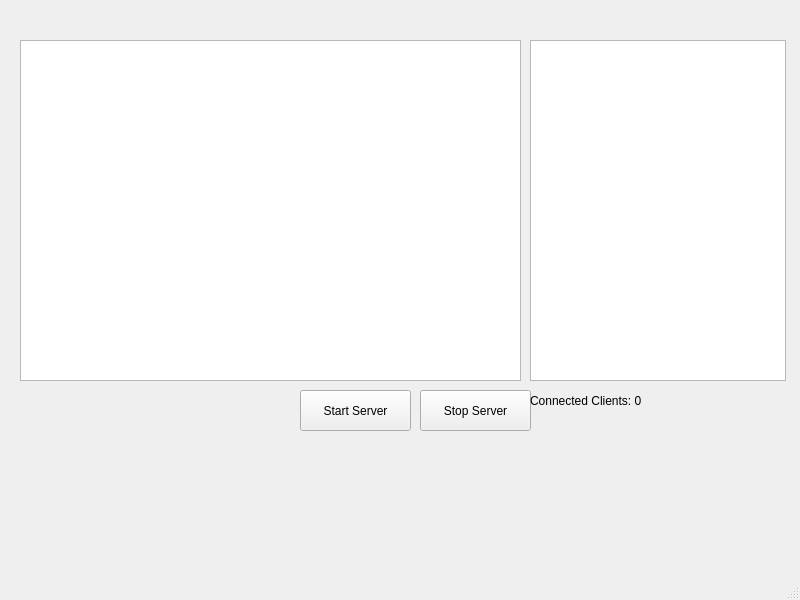
<?xml version="1.0" encoding="UTF-8"?>
<ui version="4.0">
	<class>MainWindow</class>
	<widget class="QMainWindow" name="MainWindow">
		<property name="geometry">
			<rect>
				<x>0</x>
				<y>0</y>
				<width>800</width>
				<height>600</height>
			</rect>
		</property>
		<property name="windowTitle">
			<string>VisionBoard Server</string>
		</property>
		<widget class="QWidget" name="centralwidget">
			<widget class="QPushButton" name="startServer">
				<property name="geometry">
					<rect>
						<x>300</x>
						<y>390</y>
						<width>111</width>
						<height>41</height>
					</rect>
				</property>
				<property name="text">
					<string>Start Server</string>
				</property>
			</widget>
			<widget class="QPushButton" name="stopServer">
				<property name="geometry">
					<rect>
						<x>420</x>
						<y>390</y>
						<width>111</width>
						<height>41</height>
					</rect>
				</property>
				<property name="text">
					<string>Stop Server</string>
				</property>
			</widget>
			<widget class="QListWidget" name="displaysClientsList">
				<property name="geometry">
					<rect>
						<x>530</x>
						<y>40</y>
						<width>256</width>
						<height>341</height>
					</rect>
				</property>
			</widget>
			<widget class="QTextEdit" name="clientLogs">
				<property name="geometry">
					<rect>
						<x>20</x>
						<y>40</y>
						<width>501</width>
						<height>341</height>
					</rect>
				</property>
			</widget>
			<widget class="QLabel" name="clientCountLabel">
				<property name="geometry">
					<rect>
						<x>530</x>
						<y>390</y>
						<width>256</width>
						<height>21</height>
					</rect>
				</property>
				<property name="text">
					<string>Connected Clients: 0</string>
				</property>
			</widget>
		</widget>
		<widget class="QMenuBar" name="menubar">
			<property name="geometry">
				<rect>
					<x>0</x>
					<y>0</y>
					<width>800</width>
					<height>22</height>
				</rect>
			</property>
		</widget>
		<widget class="QStatusBar" name="statusbar"/>
	</widget>
	<resources/>
	<connections/>
</ui>
